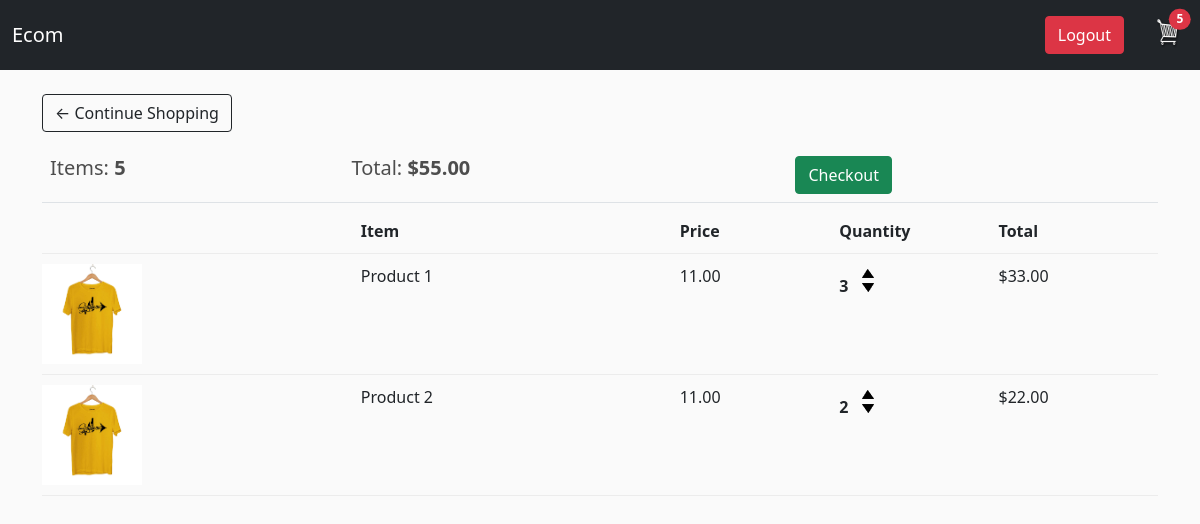
The app's page /cart/ (signed in) with its own data.
### store/models.py (models this page shows, shortened)
class Order(models.Model):
    customer = models.ForeignKey(Customer, on_delete=models.SET_NULL, blank=True, null=True)
    date_order = models.DateTimeField(auto_now_add=True)
    complete = models.BooleanField(default=False, null=True, blank=False)
    transaction_id = models.CharField(max_length=200, null=True)
    @property
    def total(self):
        items = self.orderitem_set.all()
        return sum([item.total for item in items])
    @property
    def items(self):
        items = self.orderitem_set.all()
        return sum([item.quantity for item in items])

class OrderItem(models.Model):
    product = models.ForeignKey(Product, on_delete=models.SET_NULL, blank=True, null=True)
    order = models.ForeignKey(Order, on_delete=models.SET_NULL, blank=True, null=True)
    quantity = models.IntegerField(default=0, null=True, blank=True)
    date_added = models.DateTimeField(auto_now_add=True)
    @property
    def total(self):
        return self.product.price*self.quantity

class Product(models.Model):
    name = models.CharField(max_length=200, null=True)
    price = models.DecimalField(max_digits=7, decimal_places=2)
    digital = models.BooleanField(default=False, null=True, blank=False)
    image = models.ImageField(upload_to=uploadLocation, null=True, blank=True, )
    @property
    def imageURL(self):
        try:
            url = self.image.url
        except:
            url = ''
        return url

### store/views.py (the view)
# urls.py: path('cart/', cart, name='cart'),
def cart(request):
    data = cartData(request)
    items = data['items']
    order = data['order']
    cartItems = data['cartItems']
    context = {'items':items, 'order':order, 'cartItems':cartItems}
    return render(request, 'store/cart.html', context)

### store/utils.py (called while the page is built)
def cartData(request):
    if request.user.is_authenticated:
        customer = request.user.customer
        order, created = Order.objects.get_or_create(customer=customer, complete=False)
        items = order.orderitem_set.all()
        cartItems = order.items
    else:
        cookieData = cookieCart(request)
        items = cookieData['items']
        order = cookieData['order']
        cartItems = cookieData['cartItems']
    return {'order':order, 'items':items, 'cartItems':cartItems}

### store/templates/store/cart.html
{% extends 'app.html' %}
{% load static %}
{% block content %}
<div class="row">
    <div class="col-12">
        <a  class="btn btn-outline-dark" href="{% url 'store' %}">&#x2190; Continue Shopping</a>
        <table class="table my-3">
            <tr>
                <th><h5>Items: <strong id="orderItems">{{order.items}}</strong></h5></th>
                <th><h5>Total:<strong> $<span id="orderTotal">{{order.total}}</span></strong></h5></th>
                <th>
                    <a class="btn btn-success" href="{% url 'checkout' %}">Checkout</a>
                </th>
            </tr>
        </table>
	</div>
	<div class="col-12">
            <div class="cart-row">
                <div style="flex:2"></div>
                <div style="flex:2"><strong>Item</strong></div>
                <div style="flex:1"><strong>Price</strong></div>
                <div style="flex:1"><strong>Quantity</strong></div>
                <div style="flex:1"><strong>Total</strong></div>
            </div>
            {% for item in items %}
            <div class="cart-row">
                <div style="flex:2">
                    <img class="row-image" src="{{item.product.imageURL}}">
                </div>
                <div style="flex:2"><p>{{item.product.name}}</p></div>
                <div style="flex:1"><p>{{item.product.price|floatformat:2}}</p></div>
                <div style="flex:1">
                    <p class="quantity item-quantity">{{item.quantity}}</p>
                    <div class="quantity">
                        <img class="chg-quantity update-cart" data-product='{{item.product.id}}' data-price="{{item.product.price|floatformat:2}}" data-action="add" src="{% static  'core-images/arrow-up.png' %}">
                        <img class="chg-quantity update-cart" data-product='{{item.product.id}}' data-price="{{item.product.price|floatformat:2}}" data-action="remove" src="{% static  'core-images/arrow-down.png' %}">
                    </div>
                </div>
                <div style="flex:1" class="item-total"><p>${{item.total}}</p></div>
            </div>
            {% endfor %}
    </div>
</div>
{% endblock content %}

### static/css/style.css (style rules this page uses)
body { background-color: hsl(0, 0%, 98%); }
h1, h2, h3, h4, h5, h6 { color: hsl(0, 0%, 30%); }
.row-image { width: 100px; }
.cart-row { display: flex; align-items: flex-stretch; padding-bottom: 10px; margin-bottom: 10px; border-bottom: 1px solid #ececec; }
.quantity { display: inline-block; font-weight: 700; padding-right: 10px; }
.chg-quantity { width: 12px; cursor: pointer; display: block; margin-top: 5px; transition: 0.1s; }

### records on screen
Order: items "5", total "55.00"
OrderItem: product.imageURL (picture), product.name "Product 1", product.price "11.00", quantity "3", total "33.00"
OrderItem: product.imageURL (picture), product.name "Product 2", product.price "11.00", quantity "2", total "22.00"

### other values on screen
{{ cartItems }} "5"
